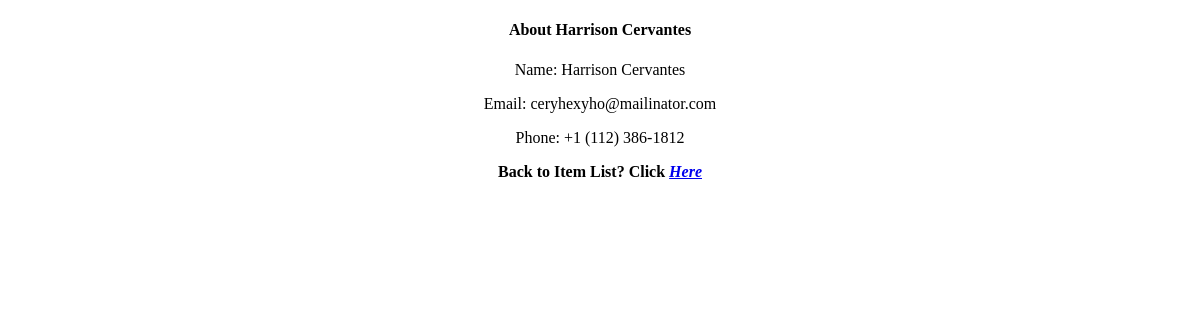
The app's page /about/2/details, older data.
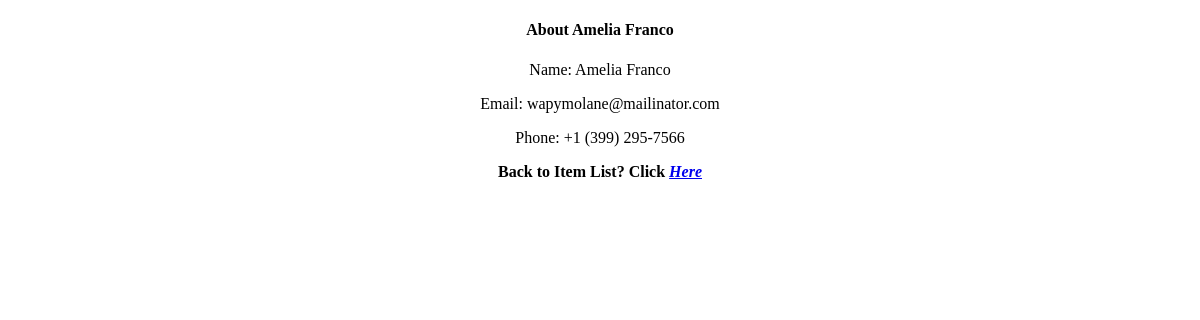
The same page, newer data.
### my_app/models.py (models this page shows, shortened)
class About(models.Model):
    name = models.CharField(max_length=255)
    phone = models.CharField(max_length=20, blank=True)
    email = models.EmailField(null=True)
    """ Stingify the fields name """

### my_app/views.py (the view)
# urls.py: path('about/<int:about_id>/details', views.read, name="about_details"), # view item details
def read(request, about_id):
    about = get_object_or_404(About, pk=about_id) # get the about by id
    context = { 'about': about }
    return render(request, 'my_app/about_details.html', context)

### templates/my_app/about_details.html (shortened to what this page needs)
<!DOCTYPE html>
<html lang="en">
<head>
</head>
<body style="text-align: center;">
    <h4>About {{ about.name }}</h4>
    <p>Name: {{ about.name }}</p>
    <p>Email: {{ about.email }}</p>
    <p>Phone: {{ about.phone }}</p>
    <p>
        <b>Back to Item List? Click
            <em><a href="{% url 'my_app:list_abouts' %}">Here</a></em>
        </b>
    </p>
</body>
</html>

Row changes from the older to the newer data that the page shows:
changed About: name "Harrison Cervantes" → "Amelia Franco"; email "ceryhexyho@mailinator.com" → "wapymolane@mailinator.com"; phone "+1 (112) 386-1812" → "+1 (399) 295-7566"
